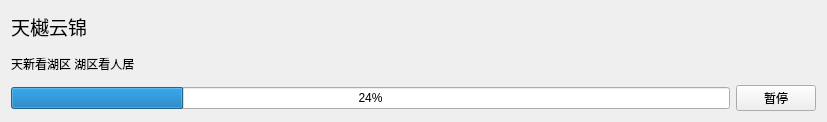
<?xml version="1.0" encoding="UTF-8"?>
<ui version="4.0">
 <class>Form</class>
 <widget class="QWidget" name="Form">
  <property name="geometry">
   <rect>
    <x>0</x>
    <y>0</y>
    <width>827</width>
    <height>122</height>
   </rect>
  </property>
  <property name="maximumSize">
   <size>
    <width>16777215</width>
    <height>16777215</height>
   </size>
  </property>
  <property name="windowTitle">
   <string>Form</string>
  </property>
  <layout class="QVBoxLayout" name="verticalLayout_2">
   <item>
    <layout class="QHBoxLayout" name="horizontalLayout_2">
     <item>
      <layout class="QVBoxLayout" name="verticalLayout">
       <item>
        <widget class="QLabel" name="label_2">
         <property name="font">
          <font>
           <pointsize>14</pointsize>
          </font>
         </property>
         <property name="text">
          <string>天樾云锦</string>
         </property>
         <property name="wordWrap">
          <bool>false</bool>
         </property>
        </widget>
       </item>
       <item>
        <widget class="QLabel" name="label_3">
         <property name="text">
          <string>天新看湖区 湖区看人居</string>
         </property>
        </widget>
       </item>
       <item>
        <layout class="QHBoxLayout" name="horizontalLayout">
         <item>
          <widget class="QProgressBar" name="progressBar">
           <property name="value">
            <number>24</number>
           </property>
          </widget>
         </item>
         <item>
          <widget class="QPushButton" name="pushButton">
           <property name="text">
            <string>暂停</string>
           </property>
          </widget>
         </item>
        </layout>
       </item>
      </layout>
     </item>
    </layout>
   </item>
  </layout>
 </widget>
 <resources/>
 <connections/>
</ui>
